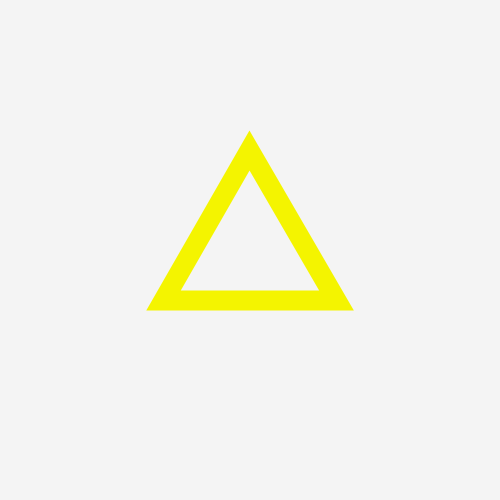
Frame 1 (no input)
Frame 60 (the mouse pressed at the canvas centre just before this capture): identical to frame 1, image omitted
Frame 120 (the mouse held since frame 60 and released just before this capture): identical to frame 1, image omitted

The Processing sketch that drew this single still picture (run headless with seeded random() and noise(); from frame 60 on, the mouse is pressed at the canvas centre):

// Processing sketch: symbols
// ── symbols.pde
Shape s;

void setup()
{
  size(500, 500); 
  s = new Shape(width/2,height/2,100, "triangle");
}

void draw()
{
  background(244);
  s.show(); 
}

// ── Shape.pde
public class Shape
{
  public float x, y;
  public float r;
  public float theta;
  public PShape shape;

  public Shape(float _x, float _y, float _r, String cmd)
  {
    x = _x;
    y = _y;
    r = _r;
    theta = 0;
    shape = construct(cmd);
}

  private PShape construct(String cmd)
  {
    PShape dummy_shape = createShape();
    switch(cmd) {
    case "line":
      dummy_shape = line_shape();
      break;
    case "triangle":
      dummy_shape = triangular_shape();
      break;
    default:
      println("Unknown type: " + cmd + ". Aborting...");
      exit();
    }
    return dummy_shape;
  }

  public void show()
  {
    pushMatrix();
    translate(x, y);
    rotate(theta);
    shape(shape, 0, 0);
    popMatrix();
  }

  private PShape line_shape()
  {
    PShape dummy = createShape();
    dummy.beginShape();
    dummy.stroke(244, 0, 0);
    dummy.strokeWeight(r*0.2);
    dummy.vertex(-r, 0);
    dummy.vertex(r, 0);
    dummy.endShape();
    return dummy;
  }

  private PShape triangular_shape()
  {
    PShape dummy = createShape();
    dummy.beginShape();
    dummy.stroke(244, 244, 0);
    dummy.noFill();
    dummy.strokeWeight(r*0.2);
    for(int corner = 0; corner < 3; corner++)
    {
      float ang = TWO_PI/3.*corner - HALF_PI;
      dummy.vertex(r*cos(ang), r*sin(ang)); 
    }
    
    dummy.endShape(CLOSE);
    return dummy;
  }
  
}
